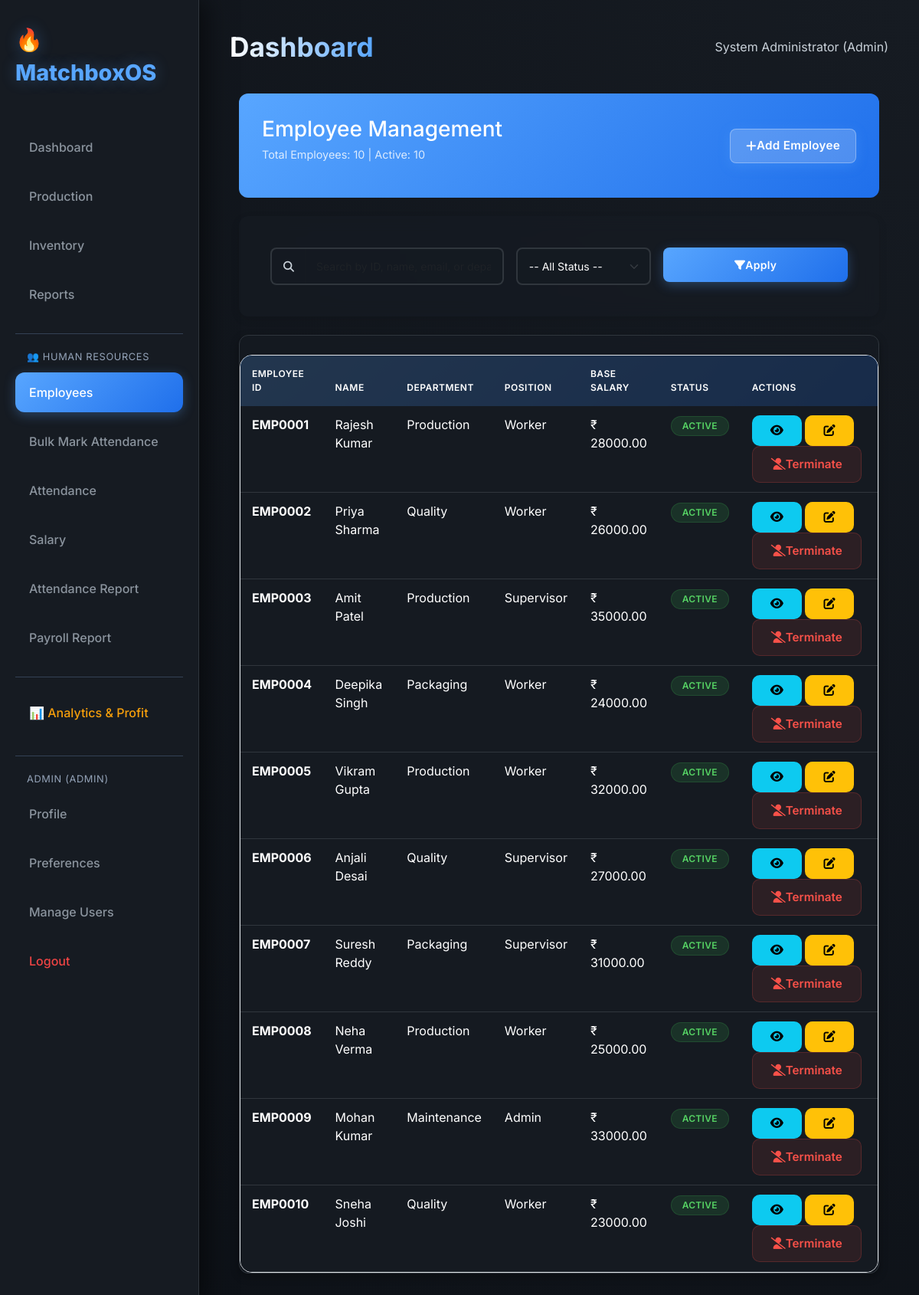
The app's page /employees/ (signed in) with its own data.
### Payroll/auth_models.py (models this page shows, shortened)
class User(UserMixin, db.Model):
    __tablename__ = 'user'
    id = db.Column(db.Integer, primary_key=True)
    username = db.Column(db.String(80), unique=True, nullable=False, index=True)
    email = db.Column(db.String(120), unique=True, nullable=False, index=True)
    password_hash = db.Column(db.String(255), nullable=False)
    full_name = db.Column(db.String(100))
    role = db.Column(db.String(20), default='operator')  # admin, operator, viewer
    is_active = db.Column(db.Boolean, default=True)
    created_at = db.Column(db.DateTime, default=datetime.datetime.utcnow)
    last_login = db.Column(db.DateTime)
    def has_permission(self, permission):
        permissions = {
            'admin': ['view', 'create', 'edit', 'delete', 'manage_users', 'reports', 'analytics'],
            'manager': ['view', 'create', 'edit', 'reports'],
            'supervisor': ['view', 'create'],
            'operator': ['view', 'create', 'edit'],
            'viewer': ['view']
        }
        return permission in permissions.get(self.role, [])

### Payroll/models.py (models this page shows, shortened)
class Employee(db.Model):
    __tablename__ = 'employee'
    id = db.Column(db.Integer, primary_key=True)
    employee_id = db.Column(db.String(20), unique=True,
                            nullable=False, index=True)
    first_name = db.Column(db.String(50), nullable=False)
    last_name = db.Column(db.String(50), nullable=False)
    email = db.Column(db.String(120), unique=True, nullable=True)
    phone = db.Column(db.String(20), nullable=True)
    department = db.Column(db.String(50), nullable=False)
    position = db.Column(db.String(50), nullable=False)
    hire_date = db.Column(db.Date, nullable=False)
    base_salary = db.Column(db.Float, default=0.0, nullable=False)
    employment_type = db.Column(db.String(20), default='permanent')
    status = db.Column(db.String(20), default='active')
    address = db.Column(db.Text, nullable=True)
    created_at = db.Column(db.DateTime, default=datetime.datetime.utcnow)
    updated_at = db.Column(
        db.DateTime, default=datetime.datetime.utcnow, onupdate=datetime.datetime.utcnow)
    attendance_records = db.relationship(
        'Attendance', backref='employee', lazy='dynamic', cascade='all, delete-orphan')
    salary_records = db.relationship(
        'Salary', backref='employee', lazy='dynamic', cascade='all, delete-orphan')
    __table_args__ = (
        db.CheckConstraint('base_salary >= 0', name='check_salary_positive'),
    )
    def get_full_name(self):
        return f'{self.first_name} {self.last_name}'

### Payroll/employee_routes.py (the view, shortened to what this page needs)
@emp_bp.route('/')
@login_required
def list_employees():
    try:
        page = request.args.get('page', 1, type=int)
        search = request.args.get('search', '', type=str)
        status = request.args.get('status', '', type=str)
        query = Employee.query
        if status:
            query = query.filter_by(status=status)
        employees = query.order_by(
            Employee.employee_id).paginate(page=page, per_page=20)
        total_active = Employee.query.filter_by(status='active').count()
        total_employees = Employee.query.count()
        return render_template('employee/list.html',
                               employees=employees,
                               search=search,
                               status=status,
                               total_employees=total_employees,
                               total_active=total_active)
    except Exception as e:
        flash(f'Error loading employees: {str(e)}', 'danger')
        class MockPagination:
            def __init__(self):
                self.items = []
                self.pages = 0
                self.has_prev = False
                self.has_next = False
                self.page = 1
            def iter_pages(self): return []
        return render_template('employee/list.html',
                               employees=MockPagination(),
                               search=search,
                               status=status,
                               total_employees=0,
                               total_active=0)

### Payroll/app.py (called while the page is built)
@login_manager.user_loader
def load_user(user_id):
    return User.query.get(int(user_id))

### Payroll/templates/employee/list.html (shortened to what this page needs)
{% extends "base.html" %}
{% block content %}
<div class="container-fluid">
    <div class="employee-header d-flex justify-content-between align-items-center mb-4">
        <div>
            <h2 style="margin: 0;">Employee Management</h2>
            <p style="color: rgba(255, 255, 255, 0.8); font-size: 0.9rem; margin-top: 5px;">Total Employees: {{
                total_employees }} | Active: {{ total_active }}</p>
        </div>
        {% if current_user.has_permission('create') %}
        <a href="{{ url_for('employee.add_employee') }}" class="btn btn-primary"
            style="background: rgba(255,255,255,0.2); border: 1px solid rgba(255,255,255,0.3); color: white;">
            <i class="fas fa-plus"></i> Add Employee
        </a>
        {% endif %}
    </div>
    <div class="card mb-4 border-0 shadow-sm">
        <div class="card-body">
            <form method="GET" class="row g-3">
                <div class="col-md-5">
                    <div class="input-group input-group-lg">
                        <span class="input-group-text border-end-0"
                            style="background: var(--card-bg); border-color: var(--border-color); color: var(--text-color);">
                            <i class="fas fa-search"></i>
                        </span>
                        <input type="text" name="search" class="form-control border-start-0"
                            placeholder="Search by ID, name, email, or department..." value="{{ search }}"
                            style="border-left: 0; padding: 12px 15px; font-size: 14px; background: var(--card-bg); border-color: var(--border-color); color: white;">
                    </div>
                </div>
                <div class="col-md-3">
                    <select name="status" class="form-select form-select-lg"
                        style="padding: 12px 15px; font-size: 14px; background-color: var(--card-bg); border-color: var(--border-color); color: white;">
                        <option value="">-- All Status --</option>
                    </select>
                </div>
                <div class="col-md-4">
                    <div class="d-flex gap-2">
                        <button type="submit" class="btn btn-primary btn-lg flex-grow-1">
                            <i class="fas fa-filter"></i> Apply
                        </button>
                    </div>
                </div>
            </form>
        </div>
    </div>
    <div class="card p-0" style="overflow: hidden;">
        <div class="table-responsive">
            <table class="table mb-0">
                <thead>
                    <tr>
                        <th>Employee ID</th>
                        <th>Name</th>
                        <th>Department</th>
                        <th>Position</th>
                        <th>Base Salary</th>
                        <th>Status</th>
                        <th>Actions</th>
                    </tr>
                </thead>
                <tbody>
                    {% if employees.items %}
                    {% for employee in employees.items %}
                    <tr>
                        <td><strong>{{ employee.employee_id }}</strong></td>
                        <td>{{ employee.get_full_name() }}</td>
                        <td>{{ employee.department }}</td>
                        <td>{{ employee.position }}</td>
                        <td>₹ {{ "%.2f"|format(employee.base_salary or 0) }}</td>
                        <td>
                            <span
                                class="badge {% if employee.status == 'active' %}bg-success{% elif employee.status == 'inactive' %}bg-warning{% else %}bg-danger{% endif %}">
                                {{ employee.status.capitalize() }}
                            </span>
                        </td>
                        <td>
                            <a href="{{ url_for('employee.view_employee', emp_id=employee.id) }}"
                                class="btn btn-sm btn-info" title="View">
                                <i class="fas fa-eye"></i>
                            </a>
                            {% if current_user.has_permission('edit') %}
                            <a href="{{ url_for('employee.edit_employee', emp_id=employee.id) }}"
                                class="btn btn-sm btn-warning" title="Edit">
                                <i class="fas fa-edit"></i>
                            </a>
                            {% endif %}
                            {% if current_user.has_permission('delete') and employee.status != 'terminated' %}
                            <form method="POST" action="{{ url_for('employee.delete_employee', emp_id=employee.id) }}"
                                style="display: inline;">
                                <button type="submit" class="btn btn-sm btn-danger" title="Terminate Employee"
                                    onclick="return confirm('WARNING: Are you sure you want to terminate this employee?')">
                                    <i class="fas fa-user-slash"></i> Terminate
                                </button>
                            </form>
                            {% endif %}
                        </td>
                    </tr>
                    {% endfor %}
                    {% else %}
                    <tr>
                        <td colspan="7" class="text-center text-muted py-4">
                            No employees found.
                        </td>
                    </tr>
                    {% endif %}
                </tbody>
            </table>
        </div>
    </div>
</div>
{% endblock %}

### Payroll/templates/base.html (shortened to what this page needs)
<!DOCTYPE html>
<html lang="en">
<head>
    <link href="https://cdn.jsdelivr.net/npm/bootstrap@5.3.0/dist/css/bootstrap.min.css" rel="stylesheet">
    <link rel="stylesheet" href="https://cdnjs.cloudflare.com/ajax/libs/font-awesome/6.4.0/css/all.min.css">
    <link rel="stylesheet" href="{{ url_for('static', filename='css/style.css') }}?v=999999">
</head>
<body>
    <div class="sidebar">
        <div class="logo">🔥 MatchboxOS</div>
        <nav>
            <a href="{{ url_for('main.dashboard') }}"
                class="nav-link {% if request.endpoint == 'main.dashboard' %}active{% endif %}">Dashboard</a>
            <a href="{{ url_for('main.production') }}"
                class="nav-link {% if request.endpoint == 'main.production' %}active{% endif %}">Production</a>
            <a href="{{ url_for('main.inventory') }}"
                class="nav-link {% if request.endpoint == 'main.inventory' %}active{% endif %}">Inventory</a>
            {% if current_user.role != 'supervisor' %}
            <a href="{{ url_for('main.reports') }}"
                class="nav-link {% if request.endpoint == 'main.reports' %}active{% endif %}">Reports</a>
            {% endif %}
            <div style="margin-top: 25px; border-top: 1px solid #334155; padding-top: 20px;">
                <div
                    style="color: #94a3b8; font-size: 0.8rem; padding: 0 15px 10px; text-transform: uppercase; letter-spacing: 0.05em;">
                    👥 Human Resources
                </div>
                <a href="{{ url_for('employee.list_employees') }}"
                    class="nav-link {% if request.endpoint == 'employee.list_employees' %}active{% endif %}">Employees</a>
                <a href="{{ url_for('employee.bulk_attendance') }}"
                    class="nav-link {% if request.endpoint == 'employee.bulk_attendance' %}active{% endif %}">Bulk Mark
                    Attendance</a>
                <a href="{{ url_for('employee.attendance_list') }}"
                    class="nav-link {% if request.endpoint == 'employee.attendance_list' %}active{% endif %}">Attendance</a>
                {% if current_user.role != 'supervisor' %}
                <a href="{{ url_for('employee.salary_list') }}"
                    class="nav-link {% if request.endpoint == 'employee.salary_list' %}active{% endif %}">Salary</a>
                {% endif %}
                <a href="{{ url_for('employee.attendance_report') }}"
                    class="nav-link {% if request.endpoint == 'employee.attendance_report' %}active{% endif %}">Attendance
                    Report</a>
                {% if current_user.role != 'supervisor' %}
                <a href="{{ url_for('employee.payroll_report') }}"
                    class="nav-link {% if request.endpoint == 'employee.payroll_report' %}active{% endif %}">Payroll
                    Report</a>
                {% endif %}
            </div>
            {% if current_user.is_authenticated and current_user.role == 'admin' %}
            <div style="margin-top: 25px; border-top: 1px solid #334155; padding-top: 20px;">
                <a href="{{ url_for('main.analytics') }}"
                    class="nav-link {% if request.endpoint == 'main.analytics' %}active{% endif %}"
                    style="color: #f59e0b;">📊 Analytics & Profit</a>
            </div>
            {% endif %}
            <div style="margin-top: 30px; border-top: 1px solid #334155; padding-top: 20px;">
                {% if current_user.is_authenticated %}
                <div
                    style="color: #94a3b8; font-size: 0.8rem; padding: 0 15px 10px; text-transform: uppercase; letter-spacing: 0.05em;">
                    {{ current_user.username }} ({{ current_user.role }})
                </div>
                <a href="{{ url_for('auth.profile') }}"
                    class="nav-link {% if request.endpoint == 'auth.profile' %}active{% endif %}">Profile</a>
                <a href="{{ url_for('auth.preferences') }}"
                    class="nav-link {% if request.endpoint == 'auth.preferences' %}active{% endif %}">Preferences</a>
                {% if current_user.has_permission('manage_users') %}
                <a href="{{ url_for('auth.users') }}"
                    class="nav-link {% if request.endpoint == 'auth.users' %}active{% endif %}">Manage Users</a>
                {% endif %}
                <a href="{{ url_for('auth.logout') }}" class="nav-link" style="color: #ef4444;">Logout</a>
                {% else %}
                <a href="{{ url_for('auth.login') }}"
                    class="nav-link {% if request.endpoint == 'auth.login' %}active{% endif %}">Login</a>
                {% endif %}
            </div>
        </nav>
    </div>
    <div class="main-content">
        <header>
            <h1>{% block header %}Dashboard{% endblock %}</h1>
            <div class="user-profile">
                {% if current_user.is_authenticated %}
                {{ current_user.full_name or current_user.username }} ({{ current_user.role|capitalize }})
                {% else %}
                Guest
                {% endif %}
            </div>
        </header>
        {% block content %}{% endblock %}
    </div>
</body>
</html>

### records on screen
User: username "ADMIN", role "ADMIN", full_name "System Administrator", role "Admin"
Employee: employee_id "EMP0001", get_full_name "Rajesh Kumar", department "Production", position "Worker", base_salary "28000.00", status "ACTIVE"
Employee: employee_id "EMP0002", get_full_name "Priya Sharma", department "Quality", position "Worker", base_salary "26000.00", status "ACTIVE"
Employee: employee_id "EMP0003", get_full_name "Amit Patel", department "Production", position "Supervisor", base_salary "35000.00", status "ACTIVE"
Employee: employee_id "EMP0004", get_full_name "Deepika Singh", department "Packaging", position "Worker", base_salary "24000.00", status "ACTIVE"
Employee: employee_id "EMP0005", get_full_name "Vikram Gupta", department "Production", position "Worker", base_salary "32000.00", status "ACTIVE"
Employee: employee_id "EMP0006", get_full_name "Anjali Desai", department "Quality", position "Supervisor", base_salary "27000.00", status "ACTIVE"
Employee: employee_id "EMP0007", get_full_name "Suresh Reddy", department "Packaging", position "Supervisor", base_salary "31000.00", status "ACTIVE"
Employee: employee_id "EMP0008", get_full_name "Neha Verma", department "Production", position "Worker", base_salary "25000.00", status "ACTIVE"
Employee: employee_id "EMP0009", get_full_name "Mohan Kumar", department "Maintenance", position "Admin", base_salary "33000.00", status "ACTIVE"
Employee: employee_id "EMP0010", get_full_name "Sneha Joshi", department "Quality", position "Worker", base_salary "23000.00", status "ACTIVE"

### other values on screen
{{ total_employees }} "10"
{{ total_active }} "10"
